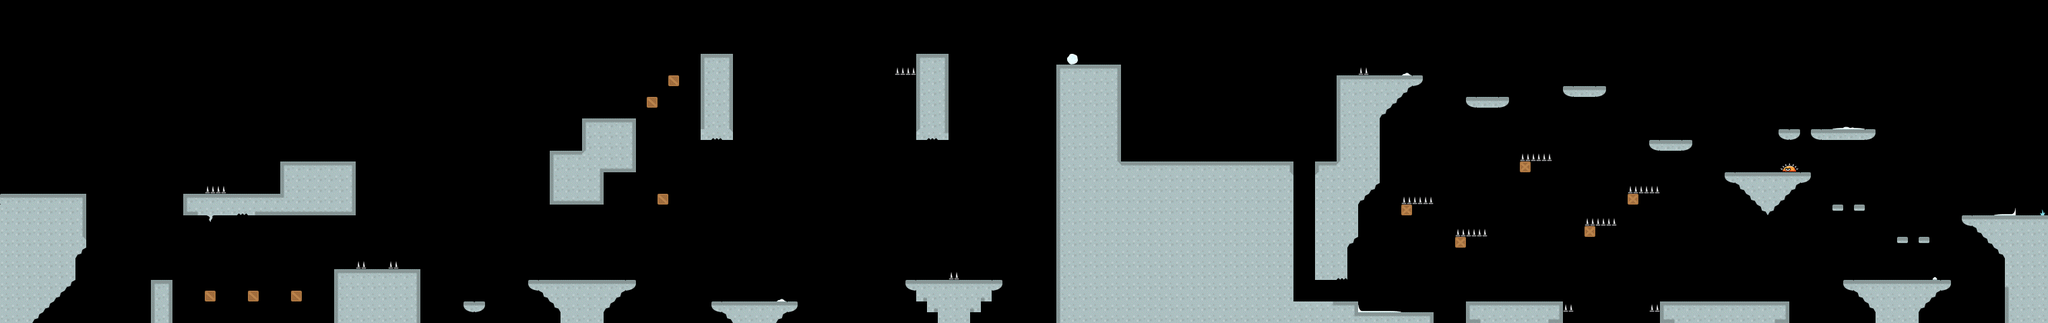

Rendered tile map (Tiled .tmx) drawn with the repository's tilesets; below, a short description and the map source with its tile grids summarised:
An orthogonal 190x30 tile map with 16x16 px tiles, 3 tile layers (tileLayer, hazardLayer, elementsLayer), 3 tilesets and 84 objects (47x coin, 13x walker, 9x staticshooter, 6x destroy, 5x flyer, ...).

<map version="1.0" orientation="orthogonal" renderorder="right-down" width="190" height="30" tilewidth="16" tileheight="16" nextobjectid="138">
    <tileset firstgid="1" name="world4" tilewidth="16" tileheight="16" spacing="4" margin="2" tilecount="34">
        <image source="world4.png" width="680" height="20" />
    </tileset>
    <tileset firstgid="35" name="hazard" tilewidth="16" tileheight="16" spacing="4" margin="2" tilecount="9">
        <image source="hazard.png" width="180" height="20" />
    </tileset>
    <tileset firstgid="44" name="elements2" tilewidth="16" tileheight="16" spacing="4" margin="2" tilecount="38">
        <image source="elements2.png" width="760" height="20" />
    </tileset>
    <layer name="tileLayer" width="190" height="30">
        <data>[5700 cells, 1015 non-empty, 24 distinct tile ids]</data>
    </layer>
    <objectgroup name="gameObjects">
        <object id="1" name="player" x="32" y="256" width="16" height="32" />
        <object id="54" name="exit" x="2992" y="272" width="32" height="48" />
        <object id="55" name="coin" x="608" y="272" width="16" height="16" />
        <object id="56" name="coin" x="624" y="272" width="16" height="16" />
        <object id="57" name="coin" x="624" y="288" width="16" height="16" />
        <object id="58" name="coin" x="608" y="288" width="16" height="16" />
        <object id="59" name="coin" x="704" y="224" width="16" height="16" />
        <object id="60" name="coin" x="720" y="224" width="16" height="16" />
        <object id="61" name="coin" x="720" y="240" width="16" height="16" />
        <object id="62" name="coin" x="704" y="240" width="16" height="16" />
        <object id="63" name="coin" x="1088" y="144" width="16" height="16" />
        <object id="64" name="coin" x="1120" y="144" width="16" height="16" />
        <object id="66" name="coin" x="1152" y="144" width="16" height="16" />
        <object id="67" name="coin" x="1184" y="144" width="16" height="16" />
        <object id="68" name="coin" x="1216" y="144" width="16" height="16" />
        <object id="69" name="coin" x="1248" y="144" width="16" height="16" />
        <object id="70" name="coin" x="1280" y="144" width="16" height="16" />
        <object id="71" name="coin" x="1312" y="144" width="16" height="16" />
        <object id="72" name="coin" x="1344" y="144" width="16" height="16" />
        <object id="73" name="coin" x="1664" y="208" width="16" height="16" />
        <object id="74" name="coin" x="1696" y="208" width="16" height="16" />
        <object id="75" name="coin" x="1728" y="208" width="16" height="16" />
        <object id="76" name="coin" x="1760" y="208" width="16" height="16" />
        <object id="77" name="coin" x="1792" y="208" width="16" height="16" />
        <object id="78" name="coin" x="1824" y="208" width="16" height="16" />
        <object id="79" name="coin" x="1856" y="208" width="16" height="16" />
        <object id="80" name="coin" x="1888" y="208" width="16" height="16" />
        <object id="81" name="coin" x="1920" y="208" width="16" height="16" />
        <object id="82" name="coin" x="1936" y="208" width="16" height="16" />
        <object id="83" name="coin" x="1968" y="208" width="16" height="16" />
        <object id="84" name="coin" x="1920" y="400" width="16" height="16" />
        <object id="85" name="coin" x="1936" y="416" width="16" height="16" />
        <object id="86" name="coin" x="1920" y="432" width="16" height="16" />
        <object id="87" name="coin" x="1952" y="432" width="16" height="16" />
        <object id="88" name="coin" x="1968" y="416" width="16" height="16" />
        <object id="89" name="coin" x="1984" y="432" width="16" height="16" />
        <object id="90" name="coin" x="2000" y="416" width="16" height="16" />
        <object id="91" name="coin" x="2016" y="432" width="16" height="16" />
        <object id="92" name="coin" x="2032" y="448" width="16" height="16" />
        <object id="93" name="coin" x="2368" y="416" width="16" height="16" />
        <object id="94" name="coin" x="2400" y="416" width="16" height="16" />
        <object id="95" name="coin" x="2752" y="160" width="16" height="16" />
        <object id="96" name="coin" x="2720" y="160" width="16" height="16" />
        <object id="97" name="coin" x="2688" y="160" width="16" height="16" />
        <object id="98" name="coin" x="2656" y="160" width="16" height="16" />
        <object id="99" name="coin" x="336" y="384" width="16" height="16" />
        <object id="100" name="coin" x="400" y="384" width="16" height="16" />
        <object id="101" name="coin" x="1088" y="400" width="16" height="16" />
        <object id="102" name="coin" x="1136" y="400" width="16" height="16" />
        <object id="103" name="walker" x="1104" y="416" width="16" height="32" />
        <object id="104" name="drunkflyer" x="576" y="224" width="16" height="32" />
        <object id="105" name="walker" x="480" y="208" width="16" height="32" />
        <object id="106" name="walker" x="1200" y="80" width="16" height="32" />
        <object id="107" name="walker" x="1888" y="144" width="16" height="32" />
        <object id="108" name="walker" x="2816" y="384" width="16" height="32" />
        <object id="109" name="walker" x="2560" y="416" width="16" height="32" />
        <object id="110" name="flyer" x="448" y="400" width="16" height="32" />
        <object id="111" name="flyer" x="1456" y="256" width="16" height="32" />
        <object id="112" name="flyer" x="2864" y="320" width="16" height="32" />
        <object id="113" name="flyer" x="2848" y="256" width="16" height="32" />
        <object id="114" name="flyer" x="2544" y="160" width="16" height="32" />
        <object id="115" name="staticshooter" x="384" y="256" width="16" height="32" />
        <object id="116" name="staticshooter" x="912" y="384" width="16" height="32" />
        <object id="117" name="staticshooter" x="832" y="192" width="16" height="32" />
        <object id="118" name="staticshooter" x="912" y="144" width="16" height="32" />
        <object id="119" name="staticshooter" x="1376" y="48" width="16" height="32" />
        <object id="120" name="staticshooter" x="1376" y="384" width="16" height="32" />
        <object id="121" name="staticshooter" x="2352" y="96" width="16" height="32" />
        <object id="122" name="staticshooter" x="1632" y="64" width="16" height="32" />
        <object id="123" name="staticshooter" x="2944" y="288" width="16" height="32" />
        <object id="124" name="walker" x="2752" y="384" width="16" height="32" />
        <object id="125" name="walker" x="2256" y="416" width="16" height="32" />
        <object id="126" name="walker" x="2384" y="432" width="16" height="32" />
        <object id="127" name="walker" x="2480" y="176" width="16" height="32" />
        <object id="128" name="jumper" x="1952" y="144" width="16" height="32" />
        <object id="129" name="walker" x="2048" y="80" width="16" height="32" />
        <object id="130" name="walker" x="1728" y="144" width="16" height="32" />
        <object id="131" name="walker" x="1280" y="80" width="16" height="32" />
    </objectgroup>
    <objectgroup name="interactionObjects">
        <object id="132" name="destroy" x="304" y="432" width="16" height="16" />
        <object id="133" name="destroy" x="368" y="432" width="16" height="16" />
        <object id="134" name="destroy" x="432" y="432" width="16" height="16" />
        <object id="135" name="destroy" x="976" y="288" width="16" height="16" />
        </objectgroup>
    <layer name="hazardLayer" width="190" height="30">
        <data>[5700 cells, 27 non-empty, 3 distinct tile ids]</data>
    </layer>
    <layer name="elementsLayer" width="190" height="30">
        <data>[5700 cells, 15 non-empty, 11 distinct tile ids]</data>
    </layer>
</map>
<!-- 2 of 84 objects omitted -->
